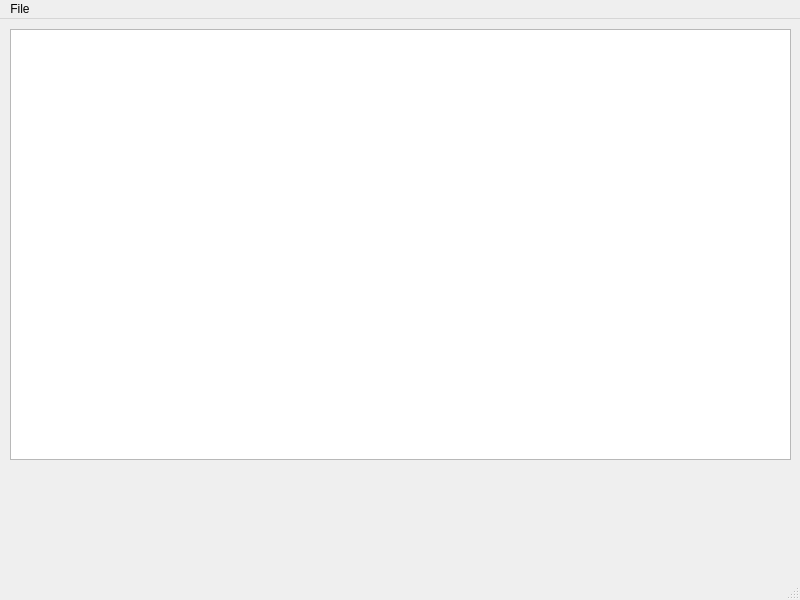
<?xml version="1.0" encoding="UTF-8"?>
<ui version="4.0">
 <class>MainWindow</class>
 <widget class="QMainWindow" name="MainWindow">
  <property name="geometry">
   <rect>
    <x>0</x>
    <y>0</y>
    <width>800</width>
    <height>600</height>
   </rect>
  </property>
  <property name="windowTitle">
   <string>MainWindow</string>
  </property>
  <widget class="QWidget" name="centralwidget">
   <widget class="QWidget" name="verticalLayoutWidget">
    <property name="geometry">
     <rect>
      <x>10</x>
      <y>10</y>
      <width>781</width>
      <height>431</height>
     </rect>
    </property>
    <layout class="QVBoxLayout" name="verticalLayout">
     <item>
      <widget class="QTextEdit" name="textEdit"/>
     </item>
    </layout>
   </widget>
  </widget>
  <widget class="QMenuBar" name="menubar">
   <property name="geometry">
    <rect>
     <x>0</x>
     <y>0</y>
     <width>800</width>
     <height>22</height>
    </rect>
   </property>
   <widget class="QMenu" name="menuFile">
    <property name="title">
     <string>File</string>
    </property>
    <addaction name="actionSave"/>
    <addaction name="actionUndo"/>
    <addaction name="actionPrint"/>
    <addaction name="actionOpen"/>
   </widget>
   <addaction name="menuFile"/>
  </widget>
  <widget class="QStatusBar" name="statusbar"/>
  <action name="actionSave">
   <property name="icon">
    <iconset resource="images.qrc">
     <normaloff>:/imgs/save.jpg</normaloff>:/imgs/save.jpg</iconset>
   </property>
   <property name="text">
    <string>Save</string>
   </property>
  </action>
  <action name="actionUndo">
   <property name="icon">
    <iconset resource="images.qrc">
     <normaloff>:/imgs/reverse.jpg</normaloff>:/imgs/reverse.jpg</iconset>
   </property>
   <property name="text">
    <string>Undo</string>
   </property>
  </action>
  <action name="actionPrint">
   <property name="icon">
    <iconset resource="images.qrc">
     <normaloff>:/imgs/print.jpg</normaloff>:/imgs/print.jpg</iconset>
   </property>
   <property name="text">
    <string>Print</string>
   </property>
  </action>
  <action name="actionOpen">
   <property name="icon">
    <iconset resource="images.qrc">
     <normaloff>:/imgs/file.jpg</normaloff>:/imgs/file.jpg</iconset>
   </property>
   <property name="text">
    <string>Open</string>
   </property>
  </action>
 </widget>
 <resources>
  <include location="images.qrc"/>
 </resources>
 <connections/>
</ui>
